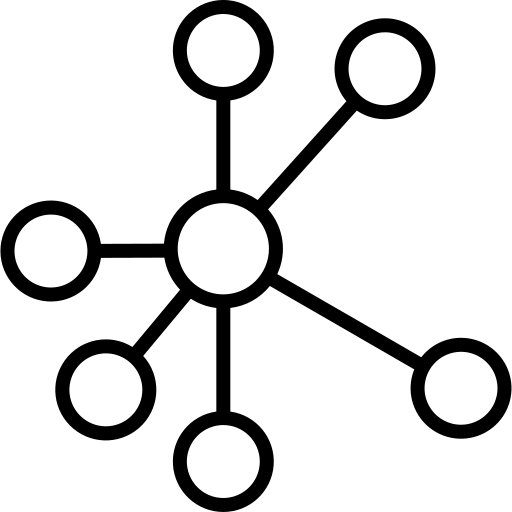
#> input picture node.png, 512 x 512 px, given in place of F5_Logo.png, which was not available
$ python pruebas.py
#> lines starting #> are read from the running program, lines starting #| are printed output that depends on the picture; pictures that were not available may be replaced by others from this repository, and a replacement may not be noted
import matplotlib.pyplot as plt
import networkx as nx
import PIL
import csv
from operator import itemgetter
# ==============================Funciones=================================
nombre = "nbm2padm6l.mx.nextgen.igrupobbva"
#Lectura de archivo .csv
# [82 lines left out: functions CargaDatos, ListaDireccionIP, LabelsObjetos, ValidarSegmentoRed, not called in this run]
#Establecer posicion Label Objetos
def posicionLabelObjetos(nodos_validos, desplazamiento):
    LabelsObjetos(nodos_validos, desplazamiento)
    return 0
#Generacion de nodos y vertices
# [52 lines left out: function GeneracionNodos_Vertices, not called in this run]
    # [11 lines of commented-out code are left out]
icons = {
    "F5": "F5_Logo.png",
    "Vlan": "switch.png",
    "Vlan01": "vlan01.png",
    "Vlan02": "vlan02.png",
    "Vlan03": "vlan03.png",
    "Vlan04": "vlan04.png",
    "Vlan05": "vlan05.png",
    "Vlan06": "vlan06.png",
    "Vlan07": "vlan07.png",
    "Vlan08": "vlan08.png",
    "Vlan09": "vlan09.png",
    "Vlan010": "vlan10.png",
    "Vlan011": "vlan11.png",
    "Vlan012": "vlan12.png",
    "Virtual": "server.png",
    "Nodo": "nodos.png",
    "Ruta": "router.png"
}

# Carga de imagenes

images = {k: PIL.Image.open(fname) for k, fname in icons.items()}
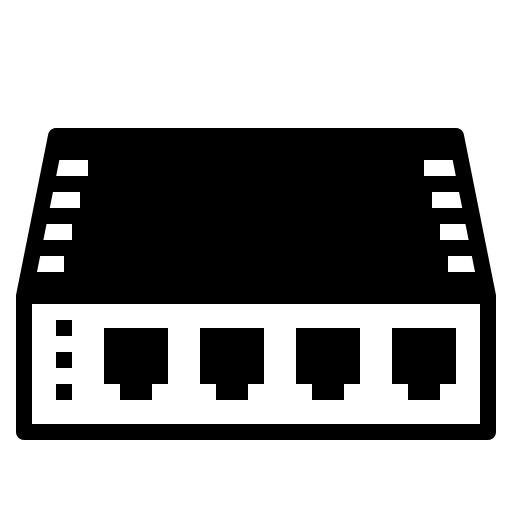
#> input picture switch.png, 512 x 512 px
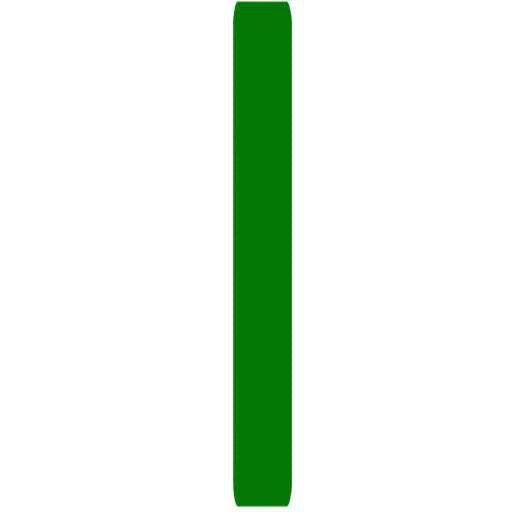
#> input picture vlan01.png, 512 x 512 px
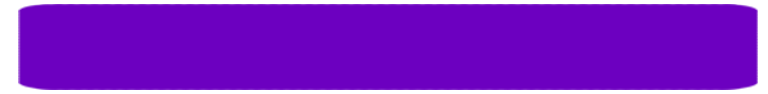
#> input picture vlan02.png, 768 x 94 px
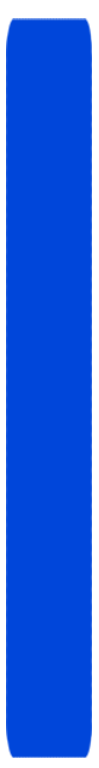
#> input picture vlan03.png, 99 x 768 px
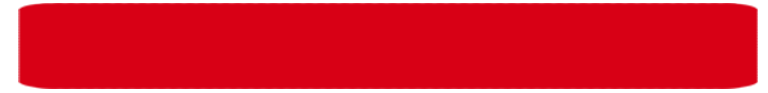
#> input picture vlan04.png, 768 x 93 px
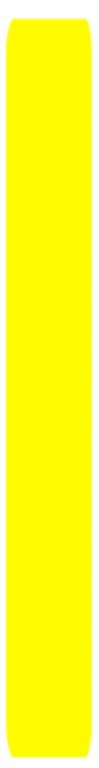
#> input picture vlan05.png, 99 x 768 px
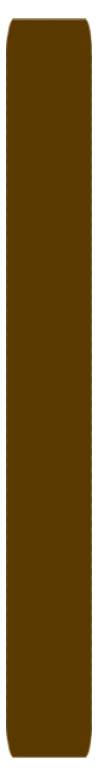
#> input picture vlan17.png, 99 x 768 px, given in place of vlan06.png, which was not available
#> (the run stopped early here; a loop or call above may not have finished)
